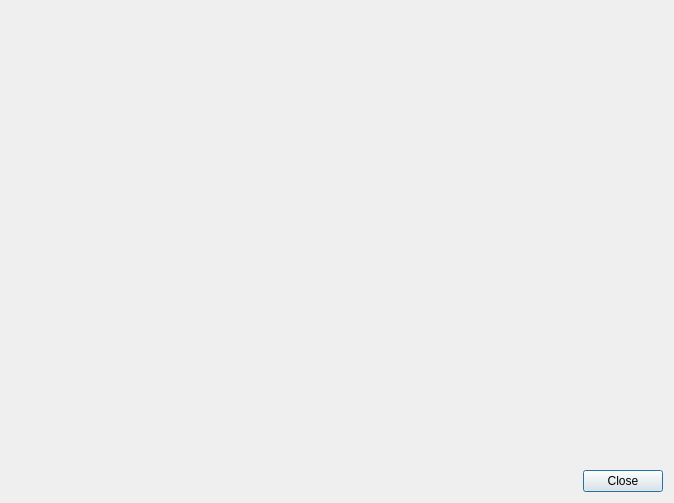
<?xml version="1.0" encoding="UTF-8"?>
<ui version="4.0">
 <class>DisparityDialog</class>
 <widget class="QDialog" name="DisparityDialog">
  <property name="geometry">
   <rect>
    <x>0</x>
    <y>0</y>
    <width>674</width>
    <height>503</height>
   </rect>
  </property>
  <property name="windowTitle">
   <string>Disparity View</string>
  </property>
  <layout class="QVBoxLayout" name="verticalLayout">
   <item>
    <layout class="QGridLayout" name="layDispView">
     <item row="0" column="0">
      <spacer name="verticalSpacer">
       <property name="orientation">
        <enum>Qt::Vertical</enum>
       </property>
       <property name="sizeHint" stdset="0">
        <size>
         <width>20</width>
         <height>40</height>
        </size>
       </property>
      </spacer>
     </item>
    </layout>
   </item>
   <item>
    <layout class="QHBoxLayout" name="hlay">
     <item>
      <spacer name="horizontalSpacer">
       <property name="orientation">
        <enum>Qt::Horizontal</enum>
       </property>
       <property name="sizeHint" stdset="0">
        <size>
         <width>40</width>
         <height>20</height>
        </size>
       </property>
      </spacer>
     </item>
     <item>
      <widget class="QPushButton" name="pbClose">
       <property name="text">
        <string>Close</string>
       </property>
       <property name="icon">
        <iconset resource="../resources.qrc">
         <normaloff>:/imgs/close.png</normaloff>:/imgs/close.png</iconset>
       </property>
       <property name="iconSize">
        <size>
         <width>32</width>
         <height>32</height>
        </size>
       </property>
      </widget>
     </item>
    </layout>
   </item>
  </layout>
 </widget>
 <resources>
  <include location="../resources.qrc"/>
 </resources>
 <connections>
  <connection>
   <sender>pbClose</sender>
   <signal>clicked()</signal>
   <receiver>DisparityDialog</receiver>
   <slot>accept()</slot>
   <hints>
    <hint type="sourcelabel">
     <x>632</x>
     <y>472</y>
    </hint>
    <hint type="destinationlabel">
     <x>405</x>
     <y>476</y>
    </hint>
   </hints>
  </connection>
 </connections>
</ui>
